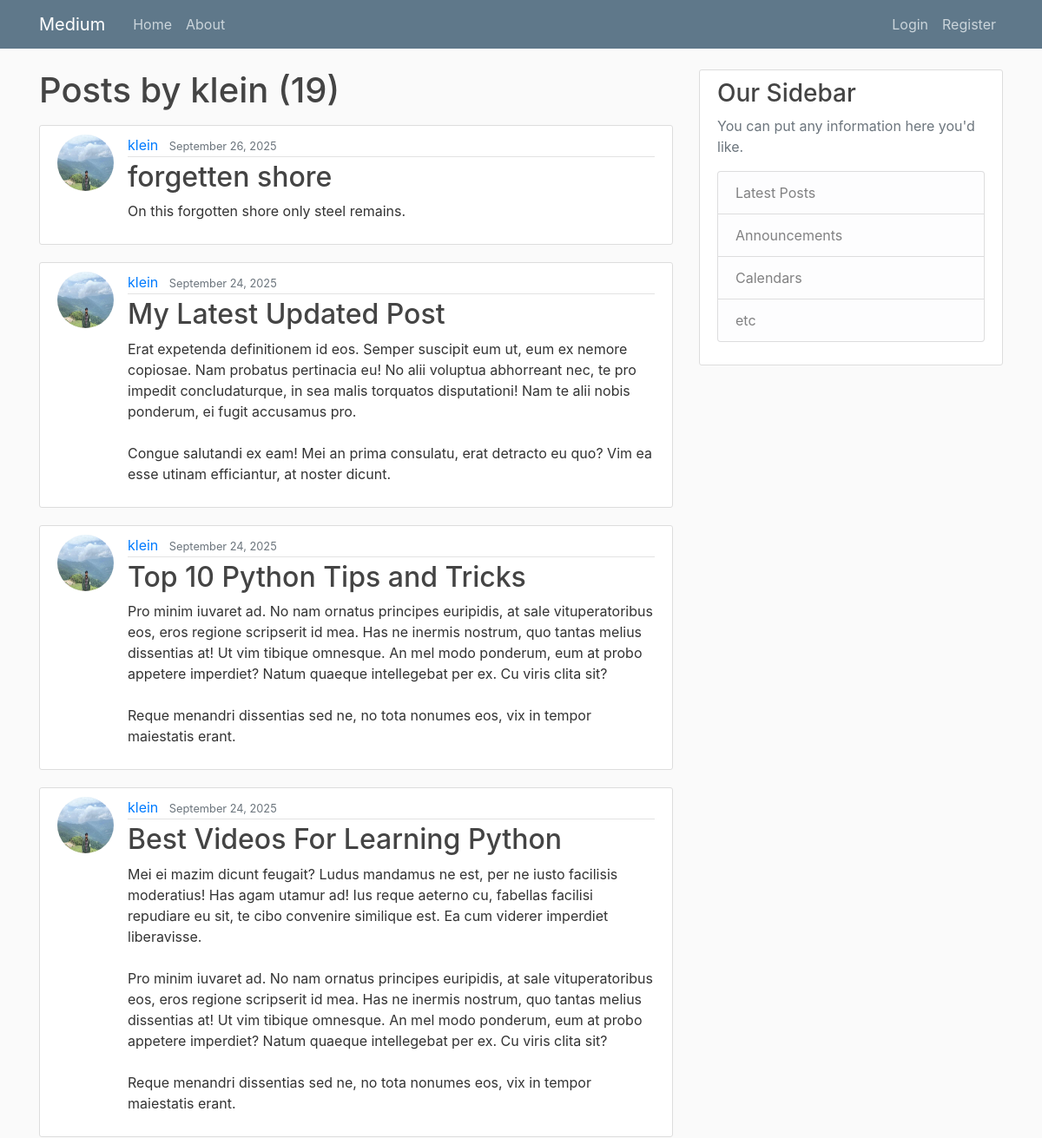
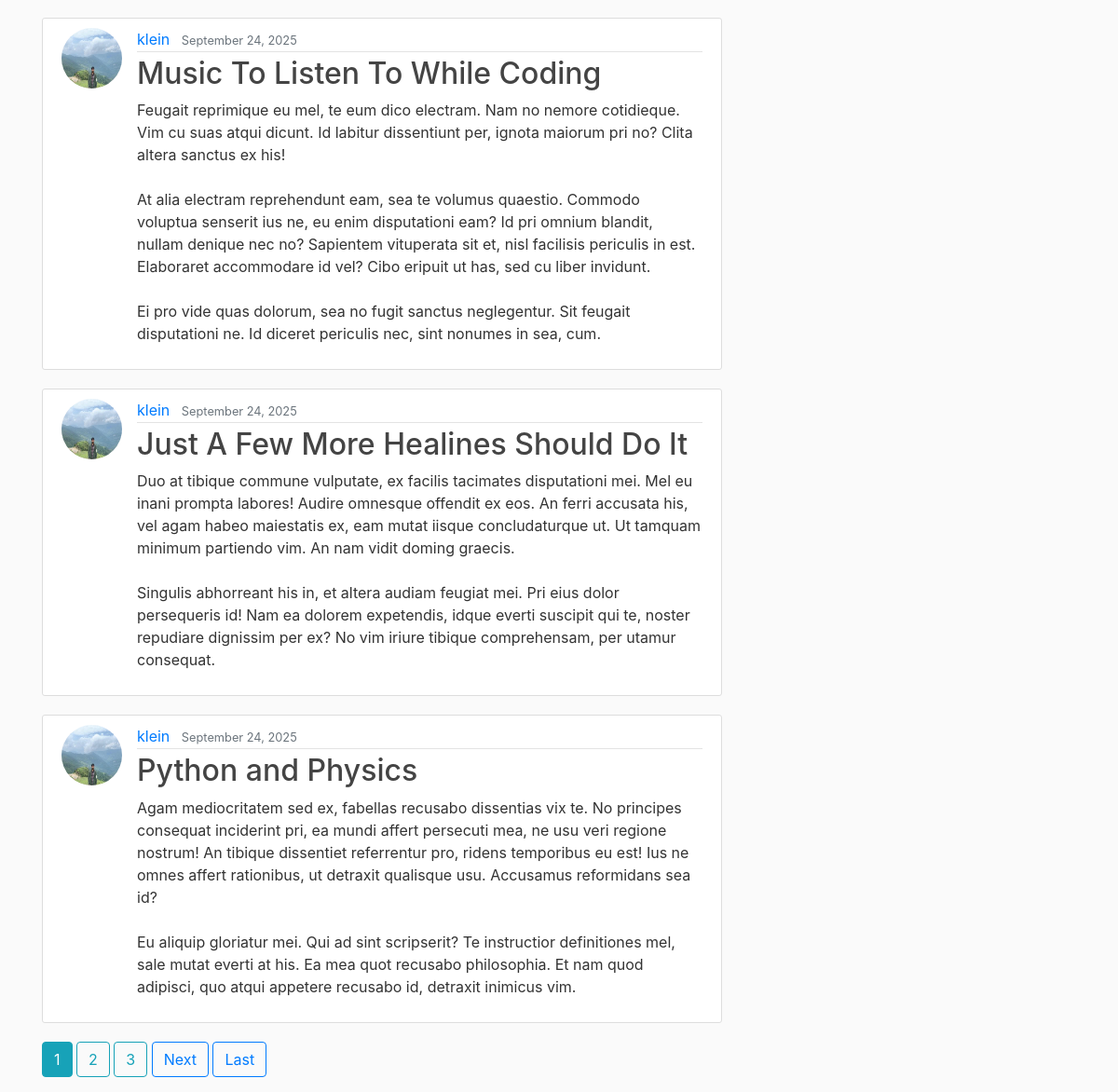
Screenshot of /user/klein with the database file from the repository (2 pictures, top to bottom).
### blog/models.py (models this page shows, shortened)
class Post(models.Model):
    title = models.CharField(max_length=100)
    content = models.TextField()
    date_posted = models.DateTimeField(default=timezone.now)
    author = models.ForeignKey(User, on_delete=models.CASCADE)

### users/models.py (models this page shows, shortened)
class Profile(models.Model):
    user = models.OneToOneField(User, on_delete=models.CASCADE)
    image = models.ImageField(default='default.jpg', upload_to='profile_pics')

### blog/views.py (the view)
# urls.py: path('user/<str:username>', UserPostListView.as_view(), name='user-posts'),
class UserPostListView(ListView):
    model = Post
    template_name = 'blog/user_posts.html'
    context_object_name = 'posts'
    ordering = ['-date_posted']
    paginate_by = 7
    def get_queryset(self):
        user = get_object_or_404(User, username=self.kwargs.get('username'))
        return Post.objects.filter(author=user).order_by('-date_posted')

### blog/templates/blog/user_posts.html (shortened to what this page needs)
{% extends "blog/base.html" %}
{% block content %}
    <h1 class="mb-3">Posts by {{ view.kwargs.username }}  ({{ page_obj.paginator.count }})</h1>
    {% for post in posts %}
        <article class="media content-section">
            <img src="{{ post.author.profile.image.url }}" class="rounded-circle article-img" width="20" height="20" alt="Profile picture">
            <div class="media-body">
                <div class="article-metadata">
                <a class="mr-2" href="{% url 'user-posts' post.author.username %}">{{ post.author }}</a>
                <small class="text-muted">{{ post.date_posted|date:"F d, Y" }}</small>
                </div>
                <h2><a class="article-title" href="{% url 'post-detail' post.pk %}">{{ post.title }}</a></h2>
                <p class="article-content">{{ post.content }}</p>
            </div>
        </article>
    {% endfor %}
    {% if is_paginated %}
        {% for num in page_obj.paginator.page_range %}
            {% if page_obj.number == num %}
                <a class="btn btn-info mb-3" href="?page={{ num }}">{{ num }}</a>
            {% elif num > page_obj.number|add:'-3' and num < page_obj.number|add:'3' %}
                <a class="btn btn-outline-info mb-3" href="?page={{ num }}">{{ num }}</a>
            {% endif%}
        {% endfor %}
        {% if page_obj.has_next %}
            <a class="btn btn-outline-primary mb-3 " href="?page={{ page_obj.next_page_number }}">Next</a>
            <a class="btn btn-outline-primary mb-3 " href="?page={{ page_obj.paginator.num_pages }}">Last</a>
        {% endif %}
    {% endif %}
{% endblock content %}

### blog/static/blog/main.css (style rules this page uses)
body { background: #fafafa; color: #333333; margin-top: 5rem; }
h1, h2, h3, h4, h5, h6 { color: #444444; }
.content-section { background: #ffffff; padding: 10px 20px; border: 1px solid #dddddd; border-radius: 3px; margin-bottom: 20px; }
.article-title { color: #444444; }
.article-content { white-space: pre-line; }
.article-img { height: 65px; width: 65px; margin-right: 16px; }
.article-metadata { padding-bottom: 1px; margin-bottom: 4px; border-bottom: 1px solid #e3e3e3 }

### rows the page displays
Post: author.profile.image (picture), author "klein", date_posted "September 26, 2025", title "forgetten shore", content "On this forgotten shore only steel remains."
Post: author.profile.image (picture), author "klein", date_posted "September 24, 2025", title "My Latest Updated Post", content "Erat expetenda definitionem id eos. Semper suscipit eum ut, eum ex nemore copiosae. Nam probatus pertinacia eu! No alii voluptua abhorreant nec, te pro impedit concludaturque, in sea malis torquatos disputationi! Nam te alii nobis ponderum, ei fugit accusamus pro. Congue salutandi ex eam! Mei an prima consulatu, erat detracto eu quo? Vim ea esse utinam efficiantur, at noster dicunt."
Post: author.profile.image (picture), author "klein", date_posted "September 24, 2025", title "Top 10 Python Tips and Tricks", content "Pro minim iuvaret ad. No nam ornatus principes euripidis, at sale vituperatoribus eos, eros regione scripserit id mea. Has ne inermis nostrum, quo tantas melius dissentias at! Ut vim tibique omnesque. An mel modo ponderum, eum at probo appetere imperdiet? Natum quaeque intellegebat per ex. Cu viris clita sit? Reque menandri dissentias sed ne, no tota nonumes eos, vix in tempor maiestatis erant."
Post: author.profile.image (picture), author "klein", date_posted "September 24, 2025", title "Best Videos For Learning Python", content "Mei ei mazim dicunt feugait? Ludus mandamus ne est, per ne iusto facilisis moderatius! Has agam utamur ad! Ius reque aeterno cu, fabellas facilisi repudiare eu sit, te cibo convenire similique est. Ea cum viderer imperdiet liberavisse. Pro minim iuvaret ad. No nam ornatus principes euripidis, at sale vituperatoribus eos, eros regione scripserit id mea. Has ne inermis nostrum, quo tantas melius dissentias at! Ut vim tibique omnesque. An mel modo ponderum, eum at probo appetere imperdiet? Natum quaeque intellegebat per ex. Cu viris clita sit? Reque menandri dissentias sed ne, no tota nonumes eos, vix in tempor maiestatis erant."
Post: author.profile.image (picture), author "klein", date_posted "September 24, 2025", title "Music To Listen To While Coding", content "Feugait reprimique eu mel, te eum dico electram. Nam no nemore cotidieque. Vim cu suas atqui dicunt. Id labitur dissentiunt per, ignota maiorum pri no? Clita altera sanctus ex his! At alia electram reprehendunt eam, sea te volumus quaestio. Commodo voluptua senserit ius ne, eu enim disputationi eam? Id pri omnium blandit, nullam denique nec no? Sapientem vituperata sit et, nisl facilisis periculis in est. Elaboraret accommodare id vel? Cibo eripuit ut has, sed cu liber invidunt. Ei pro vide quas dolorum, sea no fugit sanctus neglegentur. Sit feugait disputationi ne. Id diceret periculis nec, sint nonumes in sea, cum."
Post: author.profile.image (picture), author "klein", date_posted "September 24, 2025", title "Just A Few More Healines Should Do It", content "Duo at tibique commune vulputate, ex facilis tacimates disputationi mei. Mel eu inani prompta labores! Audire omnesque offendit ex eos. An ferri accusata his, vel agam habeo maiestatis ex, eam mutat iisque concludaturque ut. Ut tamquam minimum partiendo vim. An nam vidit doming graecis. Singulis abhorreant his in, et altera audiam feugiat mei. Pri eius dolor persequeris id! Nam ea dolorem expetendis, idque everti suscipit qui te, noster repudiare dignissim per ex? No vim iriure tibique comprehensam, per utamur consequat."
Post: author.profile.image (picture), author "klein", date_posted "September 24, 2025", title "Python and Physics", content "Agam mediocritatem sed ex, fabellas recusabo dissentias vix te. No principes consequat inciderint pri, ea mundi affert persecuti mea, ne usu veri regione nostrum! An tibique dissentiet referrentur pro, ridens temporibus eu est! Ius ne omnes affert rationibus, ut detraxit qualisque usu. Accusamus reformidans sea id? Eu aliquip gloriatur mei. Qui ad sint scripserit? Te instructior definitiones mel, sale mutat everti at his. Ea mea quot recusabo philosophia. Et nam quod adipisci, quo atqui appetere recusabo id, detraxit inimicus vim."

### other values shown
{{ view.kwargs.username }} "klein"
{{ page_obj.paginator.count }} "19"
{{ num }} "1"
{{ num }} "2" "3"
